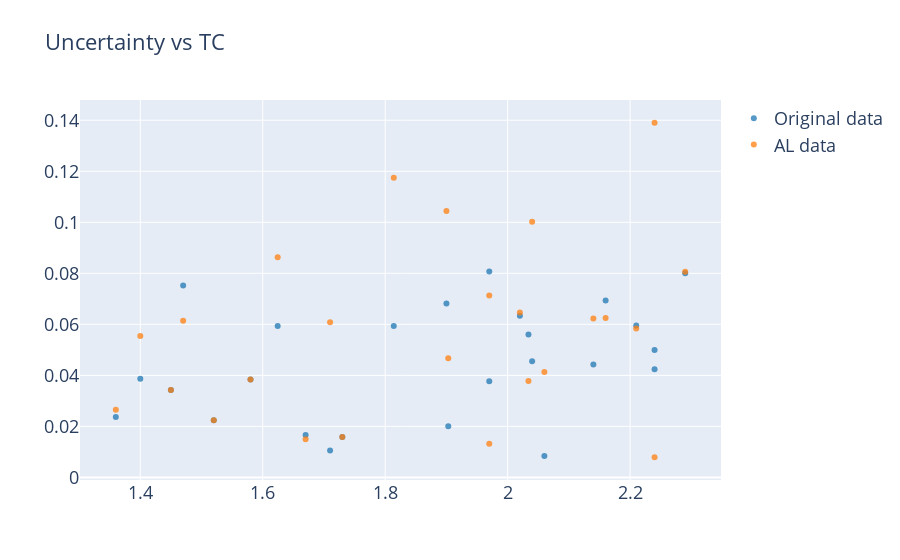

Here is the notebook cell this chart was saved with:
### Code cell
uncertainty_TC_scatter_plotly(Uncertainty_og_df, Uncertainty_AL_df)

### Figure 1 — Plotly figure (JSON) as saved in the notebook; plotly's stock layout.template omitted (floating-point values rounded to 4 significant figures)
{"data": [{"customdata": [["1", "La2Zr2O7"], ["2", "Sm2Zr2O7"], ["3", "La2(Zr1/2Hf1/2)2O7"], ["4", "Sm2(Zr1/4Hf1/4Sn1/4Ti1/4)2O7"], ["5", "Gd2(Zr1/4Hf1/4Sn1/4Ti1/4)2O7"], ["6", "(Sm1/2Gd1/2)2(Zr1/3Hf1/3Ti1/3)2O7"], ["7", "(Gd1/2Eu1/2)2(Zr1/3Hf1/3Ti1/3)2O7"], ["8", "(La1/2Pr1/2)2(Zr1/3Hf1/3Sn1/3)2O7"], ["9", "(Gd1/2Eu1/2)2(Zr1/3Hf1/3Sn1/3)2O7"], ["10", "(La1/3Nd1/3Pr1/3)2(Zr1/2Hf1/2)2O7"], ["11", "(Sm1/3Gd1/3Eu1/3)2(Zr1/2Hf1/2)2O7"], ["12", "(Sm1/3Gd1/3Eu1/3)2(Zr1/3Hf1/3Sn1/3)2O7"], ["13", "(Sm1/3Gd1/3Eu1/3)2(Zr1/4Hf1/4Sn1/4Ti1/4)2O7"], ["14", "(Sm1/4Gd1/4Eu1/4Yb1/4)2(Zr1/4Hf1/4Sn1/4Ti1/4)2O7"], ["15", "(Sm1/3Gd1/3Eu1/3)2(Zr1/6Hf1/6Sn1/6Ti1/2)2O7"], ["16", "(Sm1/3Gd1/3Eu1/3)2(Zr1/12Hf1/12Sn1/12Ti3/4)2O7"], ["17", "(Sm1/4Gd1/4Eu1/4Yb1/4)2(Zr1/4Hf1/4Ti1/2)2O7"], ["18", "(Sm3/4Yb1/4)2(Zr1/2Ti1/2)2O7"], ["19", "(La1/5Nd1/5Sm1/5Eu1/5Ce1/5)2Zr2O7"], ["20", "(La1/7Nd1/7Sm1/7Gd1/7Eu1/7Pr1/7Ce1/7)2(Zr1/2Hf1/2)2O7"], ["21", "(La1/7Nd1/7Sm1/7Gd1/7Eu1/7Pr1/7Ce1/7)2(Zr1/3Hf1/3Sn1/3)2O7"], ["22", "AL-W-3-2_21-8"], ["23", "AL-W-5-2_21-8"], ["24", "AL2-W-5-1"], ["25", "AL2-W-5-2"]], "hovertemplate": "Data ID: %{customdata[0]},<br>Comp: %{customdata[1]}<br>TC: %{x}<br>Uncertainty: %{y:,.3f}", "marker": {"color": "#1f77b4"}, "mode": "markers", "name": "Original data", "opacity": 0.75, "type": "scatter", "x": [2.14, 2.04, 2.29, 1.73, 1.58, 1.47, 1.52, 2.24, 2.24, 2.16, 1.97, 2.21, 1.67, 1.45, 1.71, 1.9, 1.36, 1.4, 2.06, 1.97, 2.02, 2.034, 1.903, 1.624, 1.814], "y": [0.04424, 0.04549, 0.08005, 0.01579, 0.03839, 0.07517, 0.02245, 0.04997, 0.04238, 0.06936, 0.08073, 0.05951, 0.01664, 0.03421, 0.01053, 0.06819, 0.02368, 0.0387, 0.008425, 0.0377, 0.06339, 0.056, 0.02, 0.05937, 0.05937]}, {"customdata": [["1", "La2Zr2O7"], ["2", "Sm2Zr2O7"], ["3", "La2(Zr1/2Hf1/2)2O7"], ["4", "Sm2(Zr1/4Hf1/4Sn1/4Ti1/4)2O7"], ["5", "Gd2(Zr1/4Hf1/4Sn1/4Ti1/4)2O7"], ["6", "(Sm1/2Gd1/2)2(Zr1/3Hf1/3Ti1/3)2O7"], ["7", "(Gd1/2Eu1/2)2(Zr1/3Hf1/3Ti1/3)2O7"], ["8", "(La1/2Pr1/2)2(Zr1/3Hf1/3Sn1/3)2O7"], ["9", "(Gd1/2Eu1/2)2(Zr1/3Hf1/3Sn1/3)2O7"], ["10", "(La1/3Nd1/3Pr1/3)2(Zr1/2Hf1/2)2O7"], ["11", "(Sm1/3Gd1/3Eu1/3)2(Zr1/2Hf1/2)2O7"], ["12", "(Sm1/3Gd1/3Eu1/3)2(Zr1/3Hf1/3Sn1/3)2O7"], ["13", "(Sm1/3Gd1/3Eu1/3)2(Zr1/4Hf1/4Sn1/4Ti1/4)2O7"], ["14", "(Sm1/4Gd1/4Eu1/4Yb1/4)2(Zr1/4Hf1/4Sn1/4Ti1/4)2O7"], ["15", "(Sm1/3Gd1/3Eu1/3)2(Zr1/6Hf1/6Sn1/6Ti1/2)2O7"], ["16", "(Sm1/3Gd1/3Eu1/3)2(Zr1/12Hf1/12Sn1/12Ti3/4)2O7"], ["17", "(Sm1/4Gd1/4Eu1/4Yb1/4)2(Zr1/4Hf1/4Ti1/2)2O7"], ["18", "(Sm3/4Yb1/4)2(Zr1/2Ti1/2)2O7"], ["19", "(La1/5Nd1/5Sm1/5Eu1/5Ce1/5)2Zr2O7"], ["20", "(La1/7Nd1/7Sm1/7Gd1/7Eu1/7Pr1/7Ce1/7)2(Zr1/2Hf1/2)2O7"], ["21", "(La1/7Nd1/7Sm1/7Gd1/7Eu1/7Pr1/7Ce1/7)2(Zr1/3Hf1/3Sn1/3)2O7"], ["22", "AL-W-3-2_21-8"], ["23", "AL-W-5-2_21-8"], ["24", "AL2-W-5-1"], ["25", "AL2-W-5-2"]], "hovertemplate": "Data ID: %{customdata[0]},<br>Comp: %{customdata[1]}<br>TC: %{x}<br>Uncertainty: %{y:,.3f}", "marker": {"color": "#ff7f0e"}, "mode": "markers", "name": "AL data", "opacity": 0.75, "type": "scatter", "x": [2.14, 2.04, 2.29, 1.73, 1.58, 1.47, 1.52, 2.24, 2.24, 2.16, 1.97, 2.21, 1.67, 1.45, 1.71, 1.9, 1.36, 1.4, 2.06, 1.97, 2.02, 2.034, 1.903, 1.624, 1.814], "y": [0.06229, 0.1002, 0.08062, 0.01579, 0.03839, 0.06144, 0.02245, 0.007895, 0.139, 0.0625, 0.07134, 0.05833, 0.01494, 0.03421, 0.06082, 0.1044, 0.02655, 0.05547, 0.04132, 0.01316, 0.06462, 0.03777, 0.04673, 0.08629, 0.1174]}], "layout": {"autosize": true, "font": {"size": 18}, "title": {"font": {"size": 22}, "text": "Uncertainty vs TC"}, "xaxis": {"autorange": true, "range": [1.303, 2.347], "type": "linear"}, "yaxis": {"autorange": true, "range": [-0.002926, 0.1498], "type": "linear"}}}
